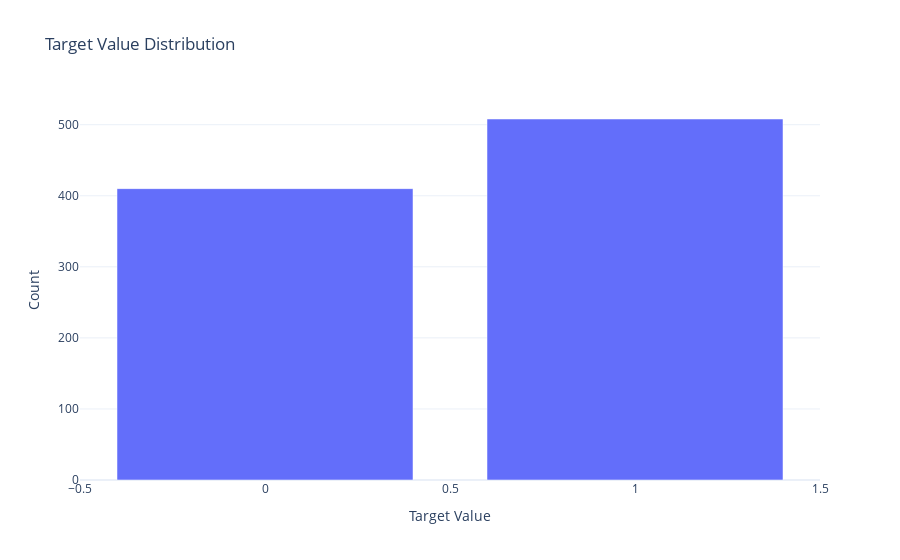

Notebook code cell kept with this figure:
### Markdown cell above
EDA

### Code cell
import plotly.express as px
import plotly.graph_objects as go


target_temp = data['target'].value_counts()

# Create a bar graph using Plotly
fig = go.Figure([go.Bar(x=target_temp.index, y=target_temp.values)])
fig.update_layout(
    title='Target Value Distribution',
    xaxis_title='Target Value',
    yaxis_title='Count',
    template='plotly_white'
)

fig.show()

### Figure 1 — Plotly figure (JSON) as saved in the notebook; plotly's stock layout.template omitted (floating-point values rounded to 4 significant figures)
{"data": [{"type": "bar", "x": [1, 0], "y": [508, 410]}], "layout": {"title": {"text": "Target Value Distribution"}, "xaxis": {"title": {"text": "Target Value"}}, "yaxis": {"title": {"text": "Count"}}}}
